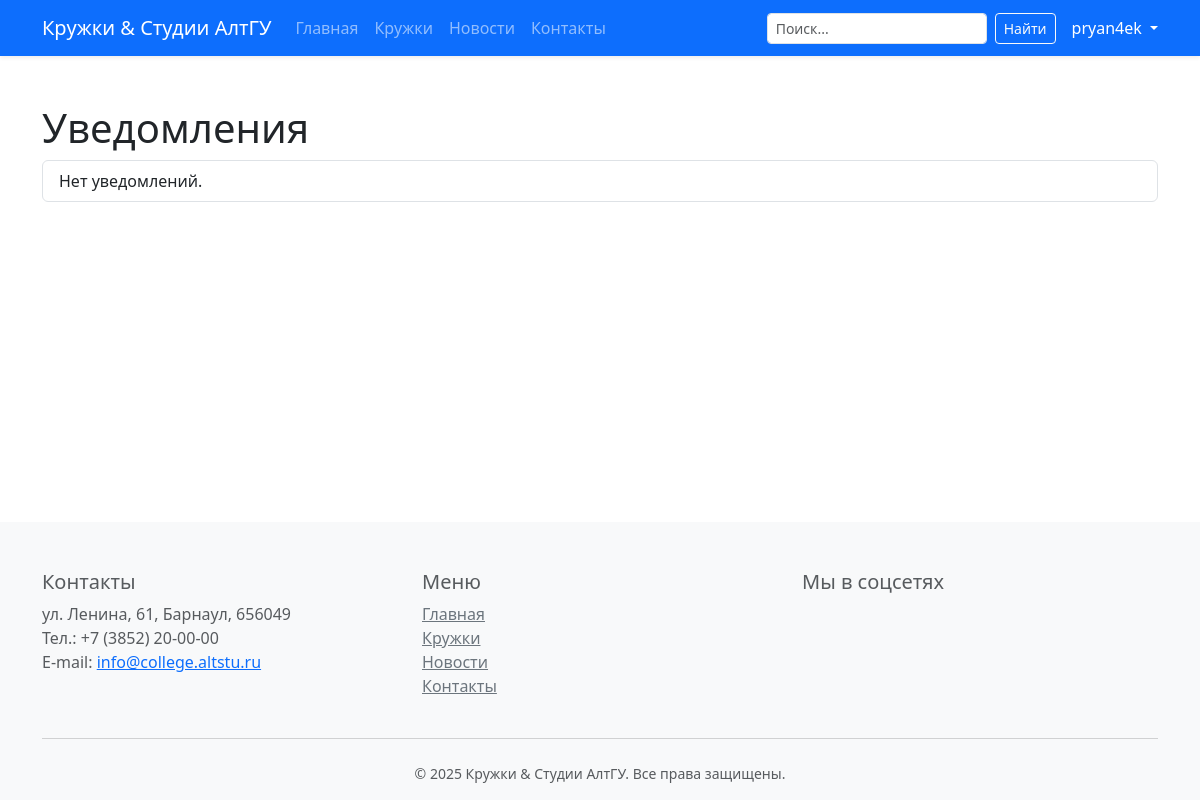
The app's page /student/dashboard/notifications/ (signed in), older data.
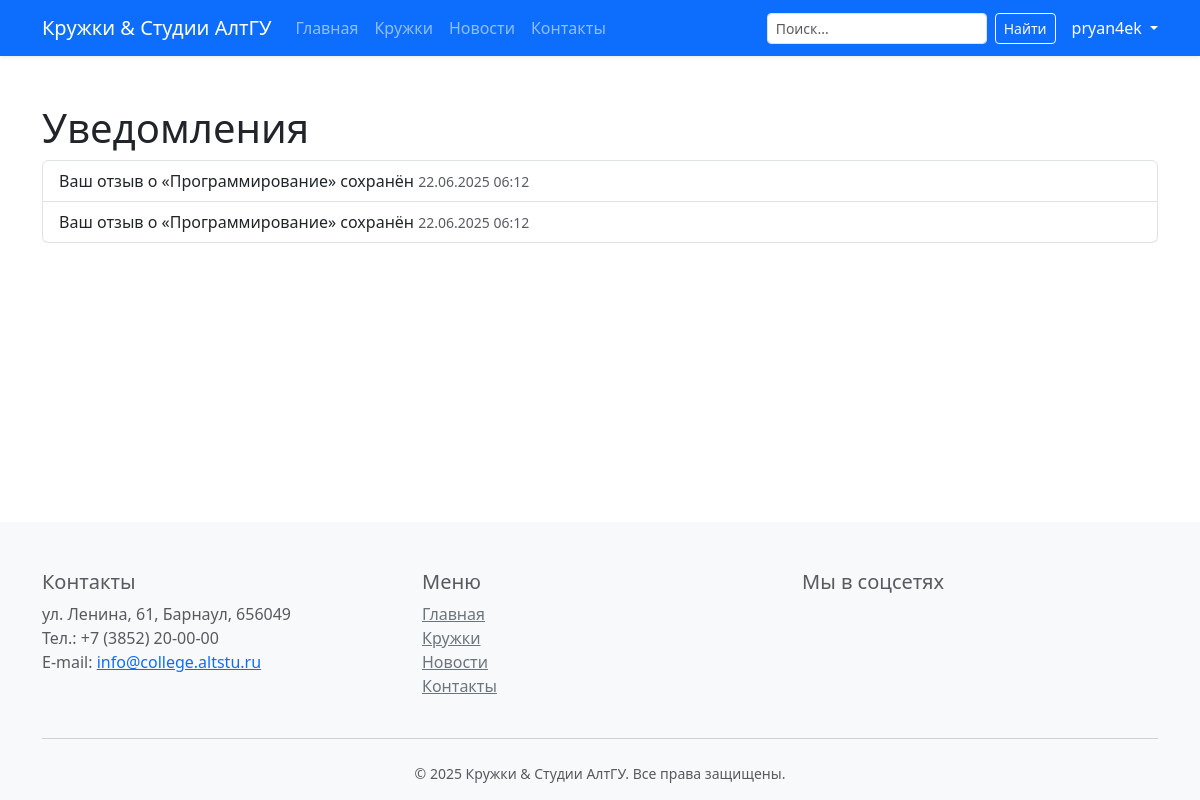
The same page, newer data.
### student_portal/models.py (models this page shows, shortened)
class Notification(models.Model):
    user = models.ForeignKey(settings.AUTH_USER_MODEL,
                             on_delete=models.CASCADE,
                             related_name='notifications')
    message = models.CharField('Сообщение', max_length=255)
    link = models.URLField('Ссылка (опционально)', blank=True)
    is_read = models.BooleanField('Прочитано', default=False)
    created_at = models.DateTimeField('Дата', auto_now_add=True)
    class Meta:
        verbose_name = 'Уведомление'
        verbose_name_plural = 'Уведомления'
        ordering = ['-created_at']

### student_portal/views.py (the view)
# urls.py: path('dashboard/notifications/', views.notifications, name='notifications'),
@login_required
def notifications(request):
    notes = request.user.notifications.all()
    notes.update(is_read=True)
    return render(request, 'student_portal/notifications.html', {
        'notifications': notes,
        'year': timezone.now().year,
    })

### student_portal/templates/student_portal/notifications.html (shortened to what this page needs)
{% extends 'base.html' %}
{% block content %}
<h1>Уведомления</h1>
<ul class="list-group">
  {% for n in notifications %}
  <li class="list-group-item">
    {{ n.message }}
    <small class="text-muted">{{ n.created_at|date:"d.m.Y H:i" }}</small>
  </li>
  {% empty %}
    <li class="list-group-item">Нет уведомлений.</li>
  {% endfor %}
</ul>
{% endblock %}

Row changes from the older to the newer data that the page shows:
added Notification: message "Ваш отзыв о «Программирование» сохранён", created_at "22.06.2025 06:12"
added Notification: message "Ваш отзыв о «Программирование» сохранён", created_at "22.06.2025 06:12"
Text that changed along with them:
text no longer shown: "Нет уведомлений."
